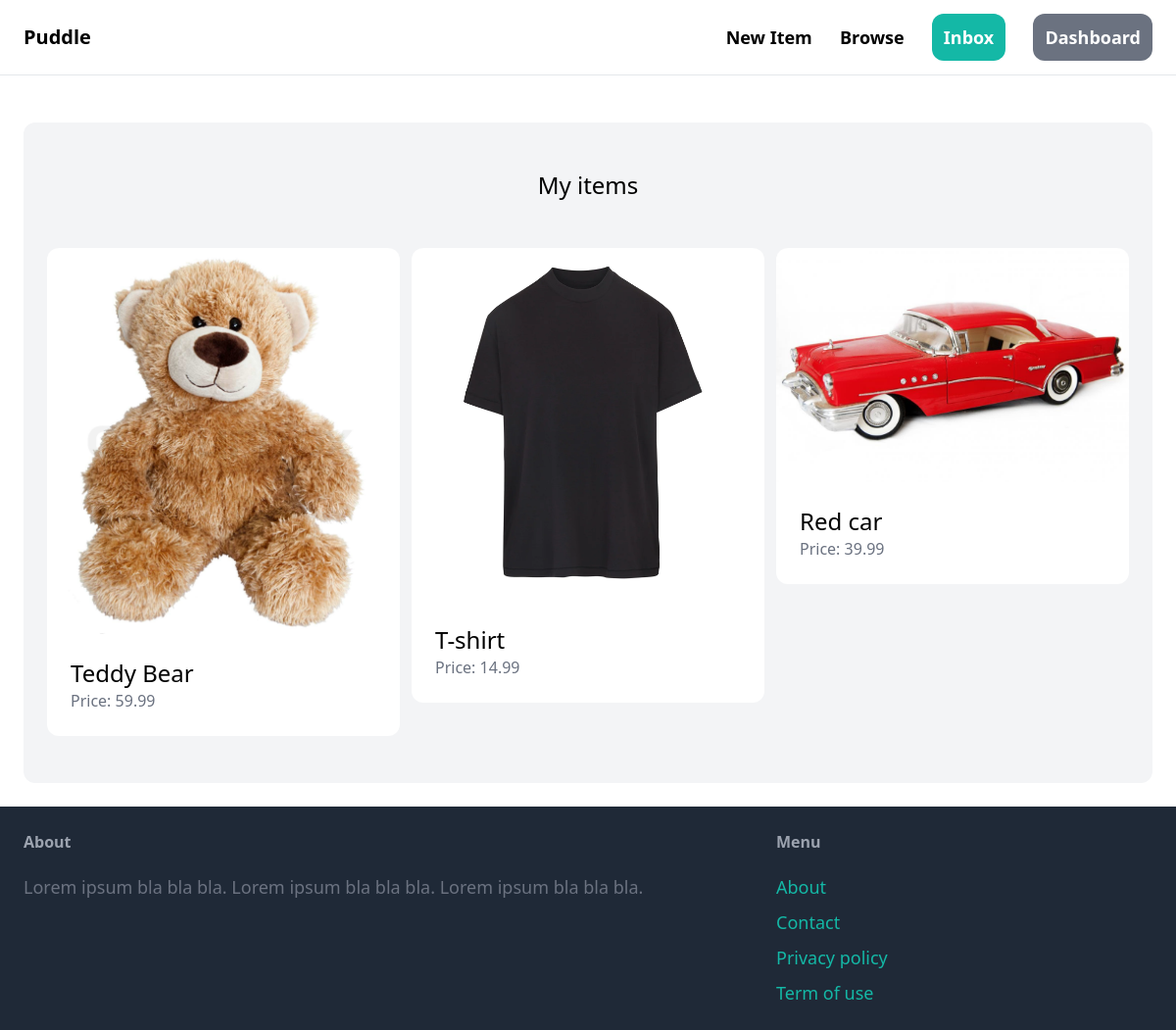
The page /dashboard/ (signed in) on the database its author committed.
### item/models.py (models this page shows, shortened)
class Item(models.Model):
    category=models.ForeignKey(Category,related_name='items',on_delete=models.CASCADE)
    name=models.CharField(max_length=255)
    description=models.TextField(null=True , blank=True)
    price=models.FloatField()
    image=models.ImageField(upload_to='item_images',blank=True,null=True)
    is_sold=models.BooleanField(default=False)
    created_by=models.ForeignKey(User,related_name='items',on_delete=models.CASCADE)
    created_at=models.DateTimeField(auto_now_add=True)

### dashboard/views.py (the view)
# urls.py: path('',core_views.index,name='index'),
@login_required
def index(request):
    items=Item.objects.filter(created_by=request.user)
    return render(request,'dashboard/index.html',{
        'items':items
    })

### dashboard/templates/dashboard/index.html (shortened to what this page needs)
{% extends 'core/base.html' %}
{% block content %}
    <div class="mt-6 px-6 py-12 bg-gray-100 rounded-xl">
        <h2 class="mb-12 text-2xl text-center">My items</h2>
        <div class="grid grid-cols-3 gap-3">
            {% for item in items %}
                <div>
                    <a href="{% url 'item:detail' item.id %}">
                        <div>
                            <img src="{{ item.image.url }}" class="rounded-t-xl">
                        </div>
                        <div class="p-6 bg-white rounded-b-xl">
                            <h2 class="text-2xl">{{ item.name }}</h2>
                            <p class="text-gray-500">Price: {{ item.price }}</p>
                        </div>
                    </a>
                </div>
            {% endfor %}
        </div>
    </div>
{% endblock %}

### rows shown on the page
Item: image (picture), name "Teddy Bear", price "59.99"
Item: image (picture), name "T-shirt", price "14.99"
Item: image (picture), name "Red car", price "39.99"
